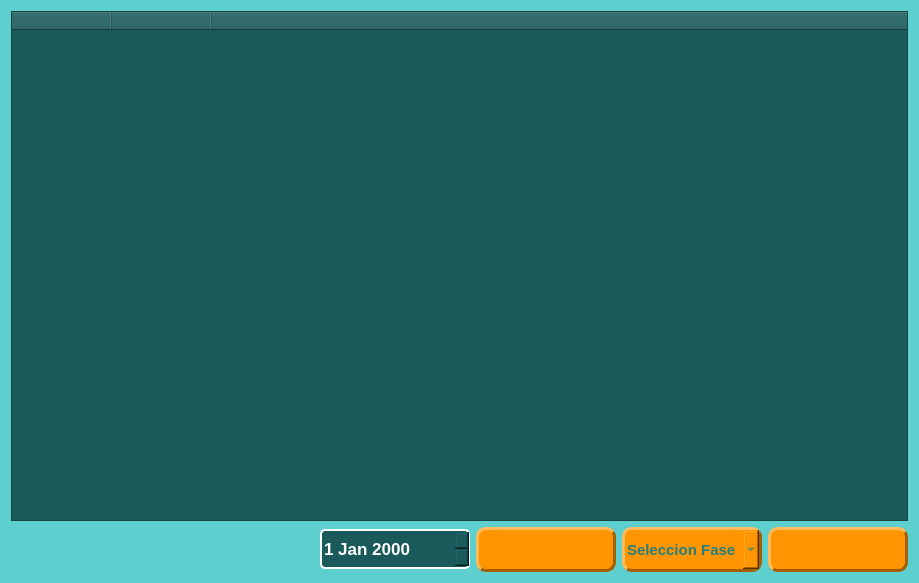
<?xml version="1.0" encoding="UTF-8"?>
<ui version="4.0">
 <class>Form</class>
 <widget class="QWidget" name="Form">
  <property name="geometry">
   <rect>
    <x>0</x>
    <y>0</y>
    <width>919</width>
    <height>583</height>
   </rect>
  </property>
  <property name="minimumSize">
   <size>
    <width>0</width>
    <height>40</height>
   </size>
  </property>
  <property name="windowTitle">
   <string>Form</string>
  </property>
  <property name="styleSheet">
   <string notr="true">background-color: rgb(94, 207, 207);</string>
  </property>
  <layout class="QVBoxLayout" name="verticalLayout">
   <item>
    <widget class="QTableWidget" name="tableWidget_calendario">
     <property name="font">
      <font>
       <pointsize>12</pointsize>
       <bold>true</bold>
      </font>
     </property>
     <property name="styleSheet">
      <string notr="true">background-color: rgb(27, 90, 90);
color: rgb(255, 255, 255);</string>
     </property>
     <property name="alternatingRowColors">
      <bool>true</bool>
     </property>
     <property name="selectionMode">
      <enum>QAbstractItemView::SelectionMode::SingleSelection</enum>
     </property>
     <property name="selectionBehavior">
      <enum>QAbstractItemView::SelectionBehavior::SelectRows</enum>
     </property>
     <property name="sortingEnabled">
      <bool>true</bool>
     </property>
     <attribute name="horizontalHeaderStretchLastSection">
      <bool>true</bool>
     </attribute>
     <column>
      <property name="text">
       <string/>
      </property>
     </column>
     <column>
      <property name="text">
       <string/>
      </property>
     </column>
     <column>
      <property name="text">
       <string/>
      </property>
     </column>
    </widget>
   </item>
   <item>
    <layout class="QHBoxLayout" name="horizontalLayout_4">
     <item>
      <spacer name="horizontalSpacer_4">
       <property name="orientation">
        <enum>Qt::Orientation::Horizontal</enum>
       </property>
       <property name="sizeHint" stdset="0">
        <size>
         <width>40</width>
         <height>20</height>
        </size>
       </property>
      </spacer>
     </item>
     <item>
      <widget class="QDateEdit" name="dateEdit_fecha">
       <property name="minimumSize">
        <size>
         <width>150</width>
         <height>40</height>
        </size>
       </property>
       <property name="font">
        <font>
         <pointsize>13</pointsize>
         <bold>true</bold>
        </font>
       </property>
       <property name="styleSheet">
        <string notr="true">background-color: rgb(27, 90, 90);
color: rgb(255, 255, 255);
border: 2px solid #FFFFFF;
border-radius: 5px;</string>
       </property>
      </widget>
     </item>
     <item>
      <widget class="QPushButton" name="pushButton_asignar_fecha">
       <property name="minimumSize">
        <size>
         <width>140</width>
         <height>45</height>
        </size>
       </property>
       <property name="font">
        <font>
         <pointsize>11</pointsize>
         <bold>true</bold>
        </font>
       </property>
       <property name="styleSheet">
        <string notr="true">background-color: rgb(255, 149, 1);
color: rgb(38, 126, 126);
border:3px solid;
border-right-color: rgb(163, 95, 0);
border-bottom-color: rgb(163, 95, 0);
border-top-color: rgb(255, 187, 92);
border-left-color: rgb(255, 187, 92);
border-radius:10px;</string>
       </property>
       <property name="text">
        <string/>
       </property>
      </widget>
     </item>
     <item>
      <widget class="QComboBox" name="comboBox_seleccion_fases">
       <property name="minimumSize">
        <size>
         <width>140</width>
         <height>45</height>
        </size>
       </property>
       <property name="font">
        <font>
         <pointsize>11</pointsize>
         <bold>true</bold>
        </font>
       </property>
       <property name="styleSheet">
        <string notr="true">background-color: rgb(255, 149, 1);
color: rgb(38, 126, 126);
border:3px solid;
border-right-color: rgb(163, 95, 0);
border-bottom-color: rgb(163, 95, 0);
border-top-color: rgb(255, 187, 92);
border-left-color: rgb(255, 187, 92);
border-radius:10px;</string>
       </property>
       <item>
        <property name="text">
         <string>Seleccion Fase</string>
        </property>
       </item>
       <item>
        <property name="text">
         <string>Octavos</string>
        </property>
       </item>
       <item>
        <property name="text">
         <string>Cuartos</string>
        </property>
       </item>
       <item>
        <property name="text">
         <string>Semifinales</string>
        </property>
       </item>
       <item>
        <property name="text">
         <string>Final</string>
        </property>
       </item>
      </widget>
     </item>
     <item>
      <widget class="QPushButton" name="pushButton_volver_calendario">
       <property name="minimumSize">
        <size>
         <width>140</width>
         <height>45</height>
        </size>
       </property>
       <property name="font">
        <font>
         <pointsize>10</pointsize>
         <bold>true</bold>
        </font>
       </property>
       <property name="toolTip">
        <string>Cargar imagen del escudo del equipo</string>
       </property>
       <property name="styleSheet">
        <string notr="true">background-color: rgb(255, 149, 1);
color: rgb(38, 126, 126);
border:3px solid;
border-right-color: rgb(163, 95, 0);
border-bottom-color: rgb(163, 95, 0);
border-top-color: rgb(255, 187, 92);
border-left-color: rgb(255, 187, 92);
border-radius:10px;
</string>
       </property>
       <property name="text">
        <string/>
       </property>
      </widget>
     </item>
    </layout>
   </item>
  </layout>
 </widget>
 <resources/>
 <connections/>
</ui>
